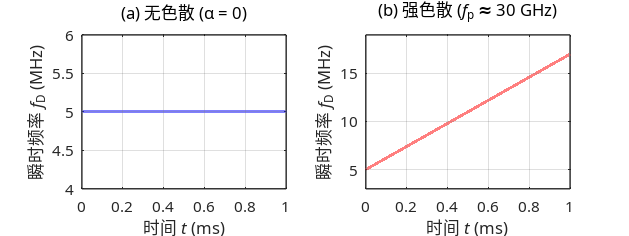
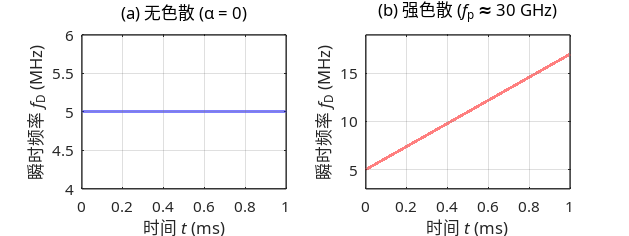
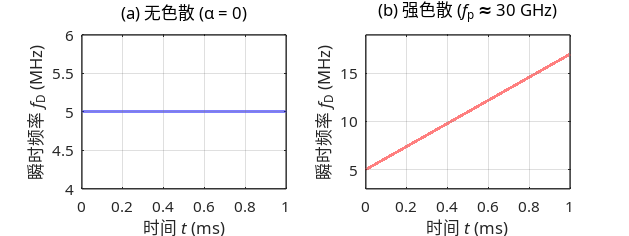

These figures' MATLAB source, in order:
%% ===============================
% 图3-2 差频信号瞬时频率演化对比（简化版）
% 章节：3.3.2 差频信号相位的非线性畸变与瞬时频率解析
% 核心对比：无色散（水平线） vs 强色散（斜线）
% ===============================

clear; clc; close all;

%% ---------- 中文字体设置 ----------
set(0, 'DefaultAxesFontName', 'Microsoft YaHei');
set(0, 'DefaultTextFontName', 'Microsoft YaHei');

%% ---------- 参数设置 ----------
Tm = 1e-3;                 % 扫频周期 1 ms
fs = 50e6;                 % 采样率 50 MHz
t = 0:1/fs:Tm-1/fs;        % 时间轴

fD0 = 5e6;                 % 差频中心频率 5 MHz

% 色散参数（控制频率漂移斜率）
alpha0 = 0;                % 无色散 α = 0
alpha1 = 1.2e10;           % 强色散 α (Hz/s) —— 可调参数，控制斜率大小

%% ---------- 构造差频信号 ----------
% (a) 无色散：单频信号，相位线性增长
s_no_disp = exp(1j*2*pi*fD0*t);

% (b) 强色散：Chirp信号，相位包含二次项
% 相位 φ(t) = 2π*fD0*t + π*α*t²
s_disp = exp(1j*(2*pi*fD0*t + pi*alpha1*t.^2));

%% ---------- 瞬时频率计算 ----------
% 瞬时相位解包裹
phi_no = unwrap(angle(s_no_disp));
phi_di = unwrap(angle(s_disp));

% 瞬时频率 f(t) = (1/2π) dφ/dt
f_inst_no = (1/(2*pi))*gradient(phi_no, 1/fs);
f_inst_di = (1/(2*pi))*gradient(phi_di, 1/fs);

%% ---------- 绘图（博士论文标准格式） ----------
fig = figure('Color', 'w', 'Units', 'centimeters', 'Position', [5 5 16 6]);

% 设置纸张属性（解决PDF裁剪问题）
set(fig, 'PaperUnits', 'centimeters');
set(fig, 'PaperSize', [16 6]);
set(fig, 'PaperPosition', [0 0 16 6]);

% ----- 子图(a)：无色散 -----
subplot(1,2,1)
plot(t*1e3, f_inst_no/1e6, 'b', 'LineWidth', 2)
grid on; box on
set(gca, 'FontSize', 11, 'LineWidth', 1)
xlabel('时间 {\itt} (ms)', 'FontSize', 12)
ylabel('瞬时频率 {\itf}_D (MHz)', 'FontSize', 12)
title('(a) 无色散 (\alpha = 0)', 'FontSize', 12, 'FontWeight', 'normal')
ylim([fD0/1e6-1 fD0/1e6+1])
xlim([0 Tm*1e3])

% ----- 子图(b)：强色散 -----
subplot(1,2,2)
plot(t*1e3, f_inst_di/1e6, 'r', 'LineWidth', 2)
grid on; box on
set(gca, 'FontSize', 11, 'LineWidth', 1)
xlabel('时间 {\itt} (ms)', 'FontSize', 12)
ylabel('瞬时频率 {\itf}_D (MHz)', 'FontSize', 12)
title('(b) 强色散 ({\itf}_p \approx 30 GHz)', 'FontSize', 12, 'FontWeight', 'normal')
ylim([min(f_inst_di)/1e6-2 max(f_inst_di)/1e6+2])
xlim([0 Tm*1e3])

%% ---------- 图像保存 ----------
output_dir = '../figures';
if ~exist(output_dir, 'dir')
    mkdir(output_dir);
end

% 保存为高分辨率格式
print(fig, fullfile(output_dir, 'fig_3_2_instantaneous_frequency'), '-depsc2', '-r600')
print(fig, fullfile(output_dir, 'fig_3_2_instantaneous_frequency'), '-dpng', '-r600')
print(fig, fullfile(output_dir, 'fig_3_2_instantaneous_frequency'), '-dpdf')

fprintf('\n图3-2 已保存至 %s\n', output_dir);

%% ---------- 控制台输出物理特征 ----------
fprintf('\n========== 差频信号物理特征 ==========\n');
fprintf('(a) 无色散：f_D = %.2f MHz (常数)\n', fD0/1e6);
fprintf('(b) 强色散：f_D 范围 = [%.2f, %.2f] MHz\n', min(f_inst_di)/1e6, max(f_inst_di)/1e6);
fprintf('    净频率漂移：Δf_D = %.2f MHz\n', (max(f_inst_di)-min(f_inst_di))/1e6);
fprintf('    漂移系数 α = %.2e Hz/s\n', alpha1);
fprintf('\n调参提示：修改第20行 alpha1 值可调整斜率大小\n');